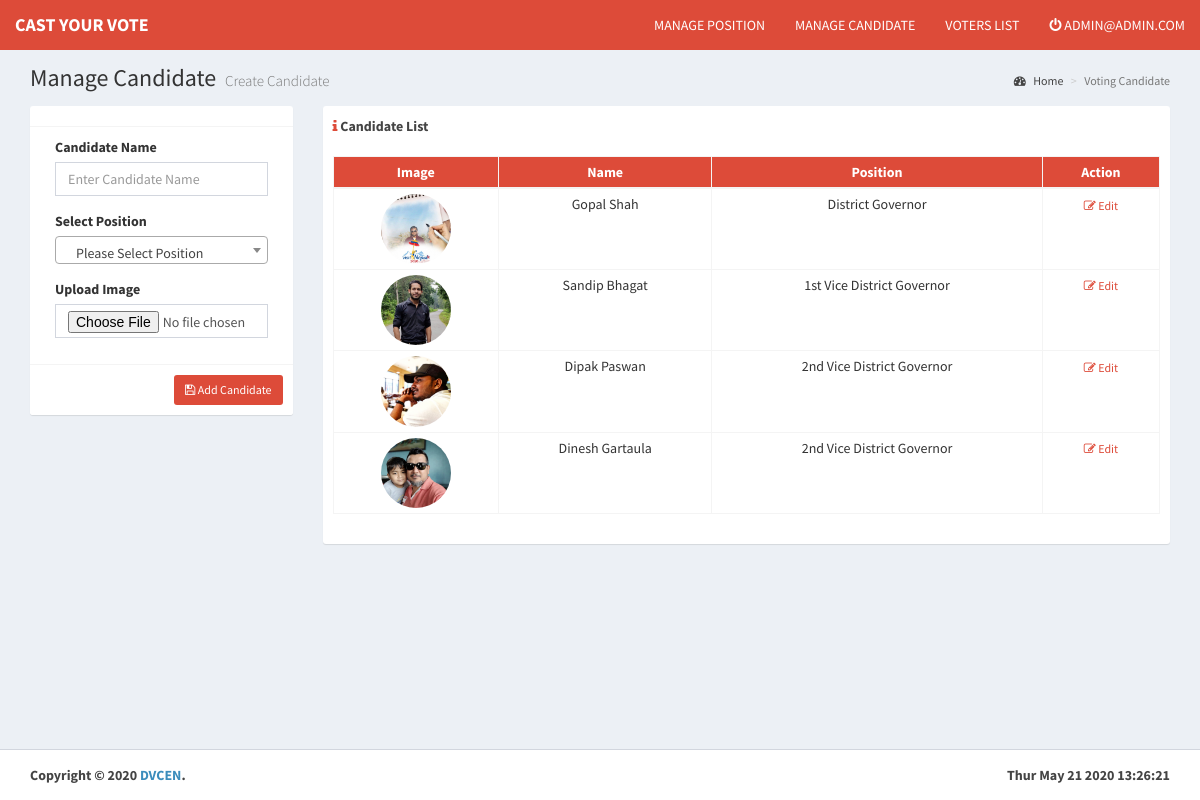
Page /Application/candidate.php (signed in) on the committed database.
### tables this page shows
CREATE TABLE `candidates` (
  `CID` int(11) NOT NULL,
  `CandidateName` varchar(255) NOT NULL,
  `Photo` varchar(255) DEFAULT NULL,
  `PositionID` int(11) NOT NULL,
  `PositionName` varchar(255) DEFAULT NULL
);

CREATE TABLE `position` (
  `PID` int(11) NOT NULL,
  `Name` varchar(255) NOT NULL,
  `AllowMulti` tinyint(1) NOT NULL DEFAULT '0'
);

### Application/top.php (called while the page is built, shortened)
<?php
include_once '../db.php';
$userid = $_SESSION['ID'];
$q = mysqli_query($connection, "select * from admin where ID = '$userid'")or die(mysqli_error($connection));
$row = mysqli_fetch_assoc($q);
$email = $row['Email'];
?>

### Application/candidate.php (the view, shortened to what this page needs)
<?php
include 'top.php';
include 'toplinks.php';
?>
<link href="../plugins/select2/select2.min.css" rel="stylesheet" type="text/css"/>
<body class="hold-transition skin-red layout-top-nav">
    <div class="wrapper">
        <?php include_once 'topheader.php'; ?>
        <div class="content-wrapper">
            <div class="container-fluid">
                <section class="content-header">
                    <h1>
                        Manage Candidate
                        <small>Create Candidate</small>
                    </h1>
                    <ol class="breadcrumb">
                        <li><a href="<?php echo CURADDRESS; ?>"><i class="fa fa-dashboard"></i> Home</a></li>
                        <li class="active">Voting Candidate</li>
                    </ol>
                </section>
                <section class="content">
                    <div class="row">
                        <?php
                        if (isset($_GET['editid'])) {
                            $usql = mysqli_query($connection, "select * from candidates i left join position d on(d.PID = i.PositionID) WHERE i.CID = '" . $_GET['editid'] . "'");
                            $uprow = mysqli_fetch_assoc($usql);
                            ?>
                            <div class="col-lg-3 col-md-4 col-xs-12">
                                <div class="box box-solid">
                                    <div class="box-header with-border">
                                        <div class="box-tools">
                                            <?php
                                            if (isset($umsg)) {
                                                echo "<span class='text-success pull-right'>$umsg</span>";
                                                echo "<script>setTimeout(\"location.href = 'candidate.php';\",2000);</script>";
                                            } else if (isset($uerror)) {
                                                echo "<span class='text-warning pull-right'>$uerror</span>";
                                            }
                                            ?>
                                        </div>
                                    </div>
                                    <form   action="" method="POST" enctype="multipart/form-data">
                                        <div class="box-body">
                                            <input type="hidden" name="cid"  id="cid" class="form-control required" value="<?php echo $uprow['CID']; ?>">
                                            <div class="col-sm-12">
                                                <div class="form-group">
                                                    <label>Candidate Name</label>
                                                    <input type="text" name="ucname"  id="ucname" class="form-control" required value="<?php echo $uprow['CandidateName']; ?>" >
                                                </div>
                                            </div>
                                            <div class="col-sm-12">
                                                <div class="form-group">
                                                    <label>Select Position</label>
                                                    <select name="posuid" id="posuid" class="form-control select2" required >
                                                        <option value="">Please Select Position</option>
                                                        <?php
                                                        $sqlur = mysqli_query($connection, "select * from position");
                                                        while ($getur = mysqli_fetch_assoc($sqlur)) {
                                                            ?>
                                                            <option value="<?php echo $getur['PID']; ?>" <?php
                                                            if ($uprow['PositionID'] == $getur['PID']) {
                                                                echo "selected";
                                                            }
                                                            ?> data-upname="<?php echo $getur['Name']; ?>" data-uallow="<?php echo $getur['AllowMulti']; ?>"><?php echo $getur['Name']; ?></option>
                                                                    <?php
                                                                }
                                                                ?>
                                                    </select>
                                                </div>
                                            </div>
                                            <input type="hidden" name="upname"  id="upname" value="<?php echo $uprow['PositionName']; ?>">
                                            <input type="text" name="multi"  id="multi" >
                                            <div class="col-sm-12">
                                                <div class="form-group">
                                                    <label>Upload Image</label>
                                                    <input type="file" name="uimage"  id="uimage"  onchange="loadFile(event)" class="form-control"  accept="image/*">
                                                    <input type="hidden" name="img" value="<?php echo "../uploads/" . $uprow['Photo']; ?>">
                                                </div>
                                            </div>
                                            <div class="col-sm-12">
                                                <img id="output" src="<?php echo "../dist/" . $uprow['Photo']; ?>" class="img thumbnail"  style="width:100px;"/>
                                            </div>
                                        </div>
                                        <div class="box-footer">
                                            <button type="submit" name="UpdateCan" class="btn btn-sm bg-blue pull-right"><i class="fa fa-arrow-up"></i> Update Candidate</button>
                                        </div>
                                    </form>
                                </div>
                            </div>
                            <?php
                        } else {
                            ?>
                            <div class="col-lg-3 col-md-4 col-xs-12">
                                <div class="box box-solid">
                                    <div class="box-header with-border">
                                    </div>
                                    <form   action="" method="POST" enctype="multipart/form-data">
                                        <div class="box-body">
                                            <div class="col-sm-12">
                                                <div class="form-group">
                                                    <label>Candidate Name</label>
                                                    <input type="text" name="cname"  id="cname" class="form-control" required  placeholder="Enter Candidate Name">
                                                </div>
                                            </div>
                                            <div class="col-sm-12">
                                                <div class="form-group">
                                                    <label>Select Position</label>
                                                </div>
                                            </div>
                                            <div class="col-sm-12">
                                                <div class="form-group">
                                                    <label>Upload Image</label>
                                                    <input type="file" name="image"  id="image"  onchange="loadFile(event)" class="form-control"  accept="image/*">
                                                </div>
                                            </div>
                                            <div class="col-sm-12">
                                            </div>
                                        </div>
                                        <div class="box-footer">
                                            <button type="submit" name="AddCandidate" class="btn btn-sm bg-red pull-right"><i class="fa fa-save"></i> Add Candidate</button>
                                        </div>
                                    </form>
                                </div>
                            </div>
                            <?php
                        }
                        ?>
                        <div class="col-lg-9 col-md-12 col-sm-12 col-xs-12">
                            <div class="box box-solid">
                                <div class="box-header">
                                    <span class="text-bold" ><i class="fa fa-info text-red"></i> Candidate List</span>
                                </div>
                                <div class="box-body" >
                                    <div class="table-responsive">
                                        <table class="table table-bordered table-condensed text-center">
                                            <thead class="bg-red">
                                                <tr>
                                                    <th>Image</th>
                                                    <th>Name</th>
                                                    <th>Position</th>
                                                    <th>Action</th>
                                                </tr>
                                            </thead>
                                            <tbody>
                                                <?php
                                                $queryi = mysqli_query($connection, "select * from candidates i left join position il on(il.PID = i.PositionID)  Order By i.CID ASC") or die(mysqli_error($connection));
                                                while ($rowi = mysqli_fetch_assoc($queryi)) {
                                                    ?>
                                                    <tr>
                                                        <td><img  src="../dist/<?php echo $rowi['Photo']; ?>" class="img img-circle"  style="width:70px;"/></td>
                                                        <td><?php echo $rowi['CandidateName']; ?></td>
                                                        <td><?php echo $rowi['Name']; ?></td>
                                                        <td>
                                                            <a href="candidate.php?editid=<?php echo $rowi['CID']; ?>" class="btn btn-xs btn-flat text-red" title="Edit Candidate"><i class="fa fa-edit"></i> Edit</a>
                                                        </td>
                                                    </tr>
                                                    <?php
                                                }
                                                ?>
                                            </tbody>
                                        </table>
                                    </div>
                                </div>
                            </div>
                        </div>
                    </div>
                </section>
            </div>
        </div>
        <?php include 'footerbottom.php'; ?>
    </div>
</body>
</html>

### Application/toplinks.php (shortened to what this page needs)
<!DOCTYPE html>
<html>
    <head>
        <link rel="stylesheet" href="<?php echo WEBADDRESS; ?>bootstrap/css/bootstrap.min.css">
        <link rel="stylesheet" href="<?php echo WEBADDRESS; ?>dist/css/AdminLTE.min.css">
        <link rel="stylesheet" href="<?php echo WEBADDRESS; ?>dist/css/skins/_all-skins.min.css">
        <link href="<?php echo WEBADDRESS; ?>dist/font-awesome/css/font-awesome.min.css" rel="stylesheet" type="text/css"/>
        <link href="<?php echo WEBADDRESS; ?>dist/css/font-awesome.min.css" rel="stylesheet" type="text/css"/>
        <link href="<?php echo WEBADDRESS; ?>dist/css/ionicons.min.css" rel="stylesheet" type="text/css"/>
        <link href="<?php echo WEBADDRESS; ?>plugins/datatables/dataTables.bootstrap.css" rel="stylesheet" type="text/css"/>
        <link href="<?php echo WEBADDRESS; ?>plugins/select2/select2.min.css" rel="stylesheet" type="text/css"/>
        <link href="<?php echo WEBADDRESS; ?>nepali.datepicker.v2.2/nepali.datepicker.v2.2.min.css" rel="stylesheet" type="text/css"/>
    </head>

### Application/topheader.php (shortened to what this page needs)
<header class="main-header">
    <nav class="navbar navbar-static-top">
        <div class="container-fluid">
            <div class="navbar-header">
                <a href="<?php echo CURADDRESS; ?>" class="navbar-brand text-bold text-white"><?php echo TITLE; ?></a>
            </div>
            <div class="collapse navbar-collapse" id="navbar-collapse">
                <ul class="nav navbar-nav navbar-right">
                    <li><a href="position.php">MANAGE POSITION</a></li>
                    <li><a href="candidate.php">MANAGE CANDIDATE</a></li>
                    <li><a href="voterslist.php">VOTERS LIST</a></li>
                    <li class="dropdown notifications-menu">
                        <a href="#" class="dropdown-toggle" data-toggle="dropdown">
                            <i class="fa fa-power-off"></i> <?php echo strtoupper($email); ?>
                        </a>
                    </li>
                </ul>
            </div>
        </div>
    </nav>
</header>

### Application/footerbottom.php (shortened to what this page needs)
<footer class="main-footer no-print">
    <div class="container-fluid">
        <strong>Copyright &copy; <?php echo date('Y'); ?> <a href="<?php echo COPYRIGHT;?>" target="_new">DVCEN</a>.</strong>
        <b><span id="date_time" class="pull-right"></span></b>
    </div>
</footer>

### rows in the picture
candidates: Photo (picture), CandidateName "Gopal Shah", PositionID.Name "District Governor"
candidates: Photo (picture), CandidateName "Sandip Bhagat", PositionID.Name "1st Vice District Governor"
candidates: Photo (picture), CandidateName "Dipak Paswan", PositionID.Name "2nd Vice District Governor"
candidates: Photo (picture), CandidateName "Dinesh Gartaula", PositionID.Name "2nd Vice District Governor"

### other values in the picture
TITLE "CAST YOUR VOTE"
$email "ADMIN@ADMIN.COM"
